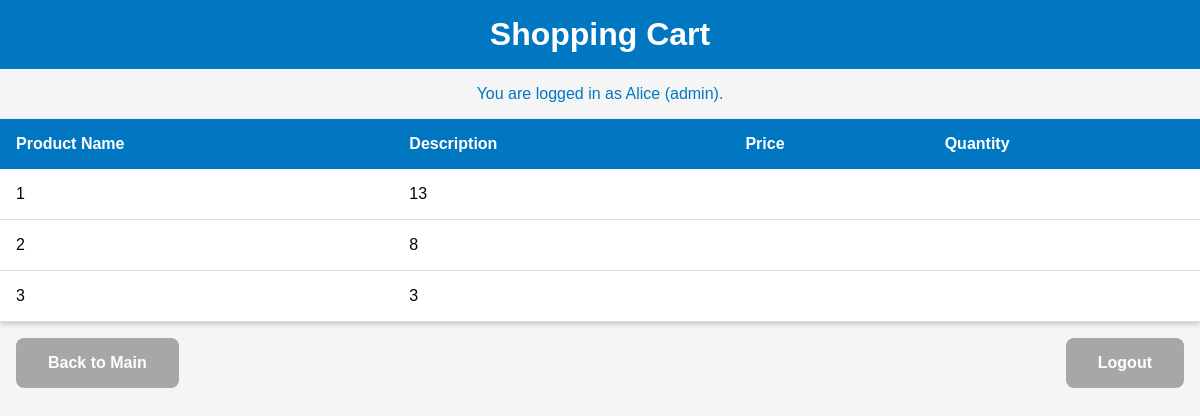
The app's page /cart (signed in) with its own data.
### tables this page shows
CREATE TABLE users
             (username TEXT PRIMARY KEY NOT NULL,
             password TEXT NOT NULL,
             role TEXT NOT NULL);

CREATE TABLE cart
             (username TEXT NOT NULL,
             product_id INTEGER NOT NULL,
             quantity INTEGER NOT NULL,
             PRIMARY KEY (username, product_id),
             FOREIGN KEY (username) REFERENCES users(username),
             FOREIGN KEY (product_id) REFERENCES products(id));

### broken-access-control-demo.py (the view)
@app.route("/cart")
def shopping_cart():
    if 'username' in session:
        username = session['username']
        role = get_user_role(username)
        conn = get_db()
        cursor = conn.cursor()
        cursor.execute("SELECT * FROM cart WHERE username=?", (username,))
        cart_items = cursor.fetchall()
        return render_template("cart.html", cart_items=cart_items, username=username, role=role)
    else:
        return redirect(url_for('login'))

### broken-access-control-demo.py (called while the page is built)
def get_db():
    if 'db' not in g:
        g.db = sqlite3.connect("shopping.db")
    return g.db

def get_user_role(username):
    conn = get_db()
    cursor = conn.cursor()
    cursor.execute("SELECT role FROM users WHERE username = ?", (username,))
    role = cursor.fetchone()[0]
    return role

### templates/cart.html (shortened to what this page needs)
<!DOCTYPE html>
<html>
  <head>
    <link rel="stylesheet" type="text/css" href="{{ url_for('static', filename='styles.css') }}">
  </head>
  <body>
    <header>
      <h1>Shopping Cart</h1>
      {% if username %}
        <p>You are logged in as {{ username }} ({{ role }}).</p>
      {% endif %}
    </header>
    <main>
      <table class="cart-table">
        <thead>
          <tr>
            <th>Product Name</th>
            <th>Description</th>
            <th>Price</th>
            <th>Quantity</th>
          </tr>
        </thead>
        <tbody>
          {% for item in cart_items %}
            <tr>
              <td>{{ item[1] }}</td>
              <td>{{ item[2] }}</td>
              <td>{{ item[3] }}</td>
              <td>{{ item[4] }}</td>
            </tr>
          {% endfor %}
        </tbody>
      </table>
      <div class="cart-buttons">
        <a href="{{ url_for('index') }}" class="cart-button cart-button--secondary">Back to Main</a>
        <a href="{{ url_for('logout') }}" class="cart-button cart-button--secondary">Logout</a>
      </div>
    </main>
  </body>
</html>

### static/styles.css (style rules this page uses)
body { font-family: Arial, sans-serif; margin: 0; padding: 0; background-color: #f5f5f5; }
a { text-decoration: none; }
h1 { font-size: 2rem; margin: 0; padding: 1rem; background-color: #0077c0; color: #fff; text-align: center; }
p { margin: 0; padding: 1rem; background-color: #f5f5f5; color: #0077c0; text-align: center; }
.cart-table { width: 100%; margin: 0; border-collapse: collapse; background-color: #fff; box-shadow: 0 2px 5px rgba(0, 0, 0, 0.2); }
.cart-table th { padding: 1rem; text-align: left; background-color: #0077c0; color: #fff; }
.cart-table td { padding: 1rem; text-align: left; border-bottom: 1px solid #ddd; }
.cart-buttons { display: flex; justify-content: space-between; margin: 1rem; }
.cart-button { display: inline-block; padding: 1rem 2rem; font-size: 1rem; font-weight: bold; border: none; border-radius: 0.5rem; color: #fff; text-align: center; background-color: #0077c0; transition: all 0.2s; cursor: pointer; }
.cart-button--secondary { background-color: #a7a7a7; }

### records on screen
users: role "admin"
cart: product "1", quantity "13"
cart: product "2", quantity "8"
cart: product "3", quantity "3"

### other values on screen
{{ username }} "Alice"
